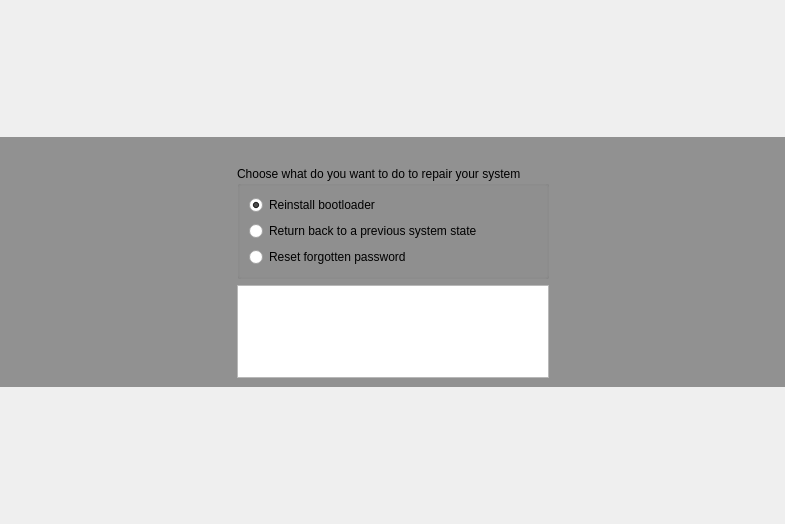
<?xml version="1.0" encoding="UTF-8"?>
<ui version="4.0">
 <class>RescueWidget</class>
 <widget class="QWidget" name="RescueWidget">
  <property name="geometry">
   <rect>
    <x>0</x>
    <y>0</y>
    <width>785</width>
    <height>524</height>
   </rect>
  </property>
  <layout class="QGridLayout" name="gridLayout">
   <property name="margin">
    <number>0</number>
   </property>
   <property name="spacing">
    <number>0</number>
   </property>
   <item row="0" column="0">
    <widget class="QFrame" name="frame">
     <property name="sizePolicy">
      <sizepolicy hsizetype="Expanding" vsizetype="Maximum">
       <horstretch>0</horstretch>
       <verstretch>0</verstretch>
      </sizepolicy>
     </property>
     <property name="minimumSize">
      <size>
       <width>600</width>
       <height>250</height>
      </size>
     </property>
     <property name="maximumSize">
      <size>
       <width>16777215</width>
       <height>250</height>
      </size>
     </property>
     <property name="styleSheet">
      <string notr="true">#frame{
	background-color: rgba(0,0,0,100);
	background-repeat: no-repeat;
}


QListView {
     show-decoration-selected: 1; /* make the selection span the entire width of the view */
 }

 QListView::item{
	border-radius: 2px;
    border:0px;
padding: 5px
}

 QListView::item:selected {
border:0px;
 }

 QListView::item:selected:!active {
     background-color: qlineargradient(spread:pad, x1:0.5, y1:1, x2:0.5, y2:0, stop:0 rgba(129, 3, 3, 255), stop:0.0192308 rgba(160, 35, 25, 255), stop:0.521739 rgba(166, 35, 29, 255), stop:0.531585 rgba(184, 46, 40, 255), stop:0.983696 rgba(168, 78, 74, 255), stop:1 rgba(210, 110, 110, 255));

 }

 QListView::item:selected:active {
     background-color: qlineargradient(spread:pad, x1:0.5, y1:1, x2:0.5, y2:0, stop:0 rgba(129, 3, 3, 255), stop:0.0192308 rgba(160, 35, 25, 255), stop:0.521739 rgba(166, 35, 29, 255), stop:0.531585 rgba(184, 46, 40, 255), stop:0.983696 rgba(168, 78, 74, 255), stop:1 rgba(210, 110, 110, 255));
 }

 QListView::item:hover {
     background-color: qlineargradient(spread:pad, x1:0.5, y1:1, x2:0.5, y2:0, stop:0 rgba(129, 3, 3, 100), stop:0.0192308 rgba(160, 35, 25, 100), stop:0.521739 rgba(166, 35, 29, 100), stop:0.531585 rgba(184, 46, 40, 100), stop:0.983696 rgba(168, 78, 74, 100), stop:1 rgba(210, 110, 110, 100));
 }</string>
     </property>
     <property name="frameShape">
      <enum>QFrame::NoFrame</enum>
     </property>
     <property name="frameShadow">
      <enum>QFrame::Plain</enum>
     </property>
     <property name="lineWidth">
      <number>0</number>
     </property>
     <layout class="QGridLayout" name="gridLayout_3">
      <item row="0" column="0">
       <spacer name="horizontalSpacer">
        <property name="orientation">
         <enum>Qt::Horizontal</enum>
        </property>
        <property name="sizeType">
         <enum>QSizePolicy::Expanding</enum>
        </property>
        <property name="sizeHint" stdset="0">
         <size>
          <width>203</width>
          <height>239</height>
         </size>
        </property>
       </spacer>
      </item>
      <item row="0" column="1">
       <layout class="QVBoxLayout" name="verticalLayout">
        <item>
         <spacer name="verticalSpacer">
          <property name="orientation">
           <enum>Qt::Vertical</enum>
          </property>
          <property name="sizeType">
           <enum>QSizePolicy::Fixed</enum>
          </property>
          <property name="sizeHint" stdset="0">
           <size>
            <width>20</width>
            <height>20</height>
           </size>
          </property>
         </spacer>
        </item>
        <item>
         <widget class="QGroupBox" name="groupBox">
          <property name="title">
           <string>Choose what do you want to do to repair your system</string>
          </property>
          <layout class="QGridLayout" name="gridLayout_2">
           <item row="0" column="0">
            <widget class="QRadioButton" name="rescueGrub">
             <property name="text">
              <string>Reinstall bootloader</string>
             </property>
             <property name="iconSize">
              <size>
               <width>48</width>
               <height>48</height>
              </size>
             </property>
             <property name="checked">
              <bool>true</bool>
             </property>
            </widget>
           </item>
           <item row="2" column="0">
            <widget class="QRadioButton" name="rescuePassword">
             <property name="enabled">
              <bool>true</bool>
             </property>
             <property name="styleSheet">
              <string/>
             </property>
             <property name="text">
              <string>Reset forgotten password</string>
             </property>
             <property name="iconSize">
              <size>
               <width>48</width>
               <height>48</height>
              </size>
             </property>
            </widget>
           </item>
           <item row="1" column="0">
            <widget class="QRadioButton" name="rescuePisi">
             <property name="styleSheet">
              <string/>
             </property>
             <property name="text">
              <string>Return back to a previous system state</string>
             </property>
             <property name="iconSize">
              <size>
               <width>48</width>
               <height>48</height>
              </size>
             </property>
            </widget>
           </item>
          </layout>
         </widget>
        </item>
        <item>
         <widget class="QListWidget" name="rescueSystems">
          <property name="maximumSize">
           <size>
            <width>16777215</width>
            <height>100</height>
           </size>
          </property>
         </widget>
        </item>
       </layout>
      </item>
      <item row="0" column="2">
       <spacer name="horizontalSpacer_2">
        <property name="orientation">
         <enum>Qt::Horizontal</enum>
        </property>
        <property name="sizeType">
         <enum>QSizePolicy::Expanding</enum>
        </property>
        <property name="sizeHint" stdset="0">
         <size>
          <width>40</width>
          <height>20</height>
         </size>
        </property>
       </spacer>
      </item>
     </layout>
    </widget>
   </item>
  </layout>
 </widget>
 <resources>
  <include location="../../../../yali-theme-pardus/data.qrc"/>
 </resources>
 <connections/>
</ui>
